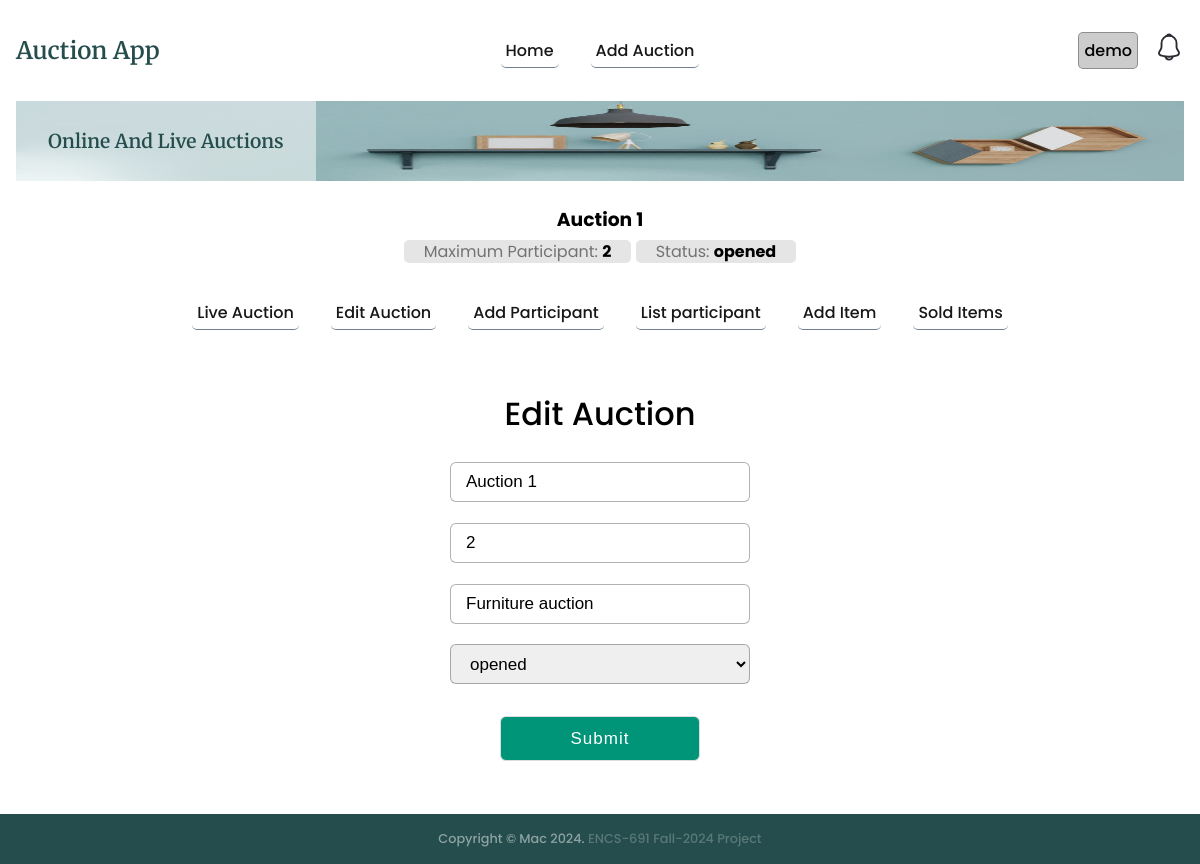
Screenshot of /auction/1/edit (signed in) with the database file from the repository.
### auctions/models.py (models this page shows, shortened)
class Auction(models.Model):
    name = models.CharField(max_length=200)
    description = models.CharField(max_length=200)
    status = models.CharField(max_length=200, default='opened')
    auction1 = models.CharField(max_length=200, default='0')
    maxparticipant = models.CharField(max_length=200, default='0')
    username = models.CharField(max_length=200, default='-')
    createdat = models.DateTimeField(default=timezone.now)

### auctions/views.py (the view)
# urls.py: path('auction/<int:id>/edit', views.editAuction, name='editAuction'),
@login_required
def editAuction(req, id):
    if req.method == 'POST':
        return doEditAuction(req, id)
    auction = getRecordByPk(Auction, id)
    context = {'auction':auction, 'auctionStatus':auctionStatus}
    return render(req, 'auctions/editAuction.html', context=context)

### auctions/utils.py (called while the page is built)
def getRecordByPk(model, id):
    try:
        record = model.objects.get(pk=id)
    except (KeyError, model.DoesNotExist):
        logging.error('getRecordByPk: model does not exist')
        return None
    else:
        return record

### templates/auctions/editAuction.html (shortened to what this page needs)
{% extends "auctions/auctionBase.html" %}
{% block auction_content %}
<div class="addContact container_main">
  <div class="registration form">
    <header>Edit Auction</header>
    <form action="{% url 'auctions:editAuction' auction.id %}" method="post" enctype="multipart/form-data">
      <div class="auction-flex">
        <input type="text" required name="name" value="{{auction.name}}">
        <input type="number" required name="maxparticipant" value="{{auction.maxparticipant}}">
        <input type="text" required name="description" value="{{auction.description}}">
        {% if auctionStatus %}
        <select name="status" id="status">
          {% for status in auctionStatus %}
            {% if auction.status == status %}
              <option value="{{status}}" selected>{{status}}</option>
            {% else %}
              <option value="{{status}}">{{status}}</option>
            {% endif %}
          {% endfor %}
        </select>
        {% endif %}
      </div>
      <button type="submit" class="button">Submit</button>
    </form>
  </div>
</div>
{% endblock %}

### templates/auctions/auctionBase.html
{% extends "base.html" %}
{% block content %}
<section class="section__container product__container" id="product">
    <div class="auctionbase__header">
        <a href="{% url 'auctions:auctionIndex' auction.id %}">
            <h3>{{auction.name}}</h3>
            <span>Maximum Participant: <strong>{{auction.maxparticipant}}</strong></span>
            <span>Status: <strong>{{auction.status}}</strong></span>
        </a>
    </div>
    <nav>
        <ul class="nav__links auction__nav__links" id="nav-links">
            {% if auction %}
            <li><a href="{% url 'auctions:auctionIndex' auction.id %}">Live Auction</a></li>
            <li><a href="{% url 'auctions:editAuction' auction.id %}">Edit Auction</a></li>
            <li><a href="{% url 'auctions:addParticipant' auction.id %}">Add Participant</a></li>
            <li><a href="{% url 'auctions:listParticipant' auction.id %}">List participant</a></li>
            <li><a href="{% url 'auctions:addItem' auction.id %}">Add Item</a></li>
            <li><a href="{% url 'auctions:getSoldItems' auction.id %}">Sold Items</a></li>
            {% endif %}
        </ul>
    </nav>
    {% include "auctions/message.html" %}
    {% block auction_content %}{% endblock %}
</section>
{% endblock %}

### templates/base.html (shortened to what this page needs)
{% load static %}
<!DOCTYPE html>
<html lang="en">
<head>
  <link rel="stylesheet" href="{% static 'css/styles.css' %}" />
</head>
<body>
  <div id="main-container">
    <nav>
      <div class="nav__header">
        <div class="nav__logo">
          <a href="{% url 'auctions:index' %}" class="logo">Auction App</a>
        </div>
      </div>
      <ul class="nav__links" id="nav-links">
        <li><a href="{% url 'auctions:index' %}">Home</a></li>
        <li><a href="{% url 'auctions:addAuction' %}">Add Auction</a></li>
      </ul>
      <div class="nav__notification" id="nav-notification">
        {% if user.is_authenticated %}
        <div class="user-container">
          <div id="systemuser">{{user.username}}</div>
        </div>
        <div class="notification-icon" hx-get="{% url 'auctions:notification' %}?type=list" hx-target="#modal-content">
        </div>
        {% else %}
        <a href="{% url 'users:login' %}">Login</a>
        {% endif %}
      </div>
    </nav>
    <header class="section__container header__container" id="home">
      <div class="header__image">
        <img src="{% static 'images/header.png' %}" alt="header" />
      </div>
      <div class="header__content">
        <div>
          <h1>Online And Live Auctions</h1>
        </div>
      </div>
    </header>
    {% block content %}{% endblock %}
  </div>
  <footer class="footer" id="contact">
    <div class="footer__bar">
      Copyright © Mac 2024. <span class="footer-span">ENCS-691 Fall-2024 Project</span>
    </div>
  </footer>
</body>
</html>

### rows the page displays
Auction: name "Auction 1", maxparticipant "2", status "opened", description "Furniture auction"

### other values shown
{{ user.username }} "demo"
